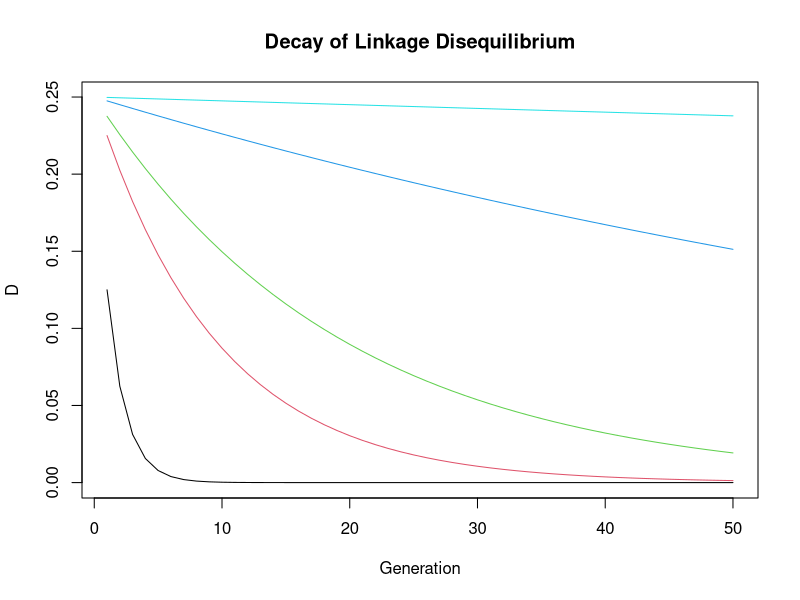
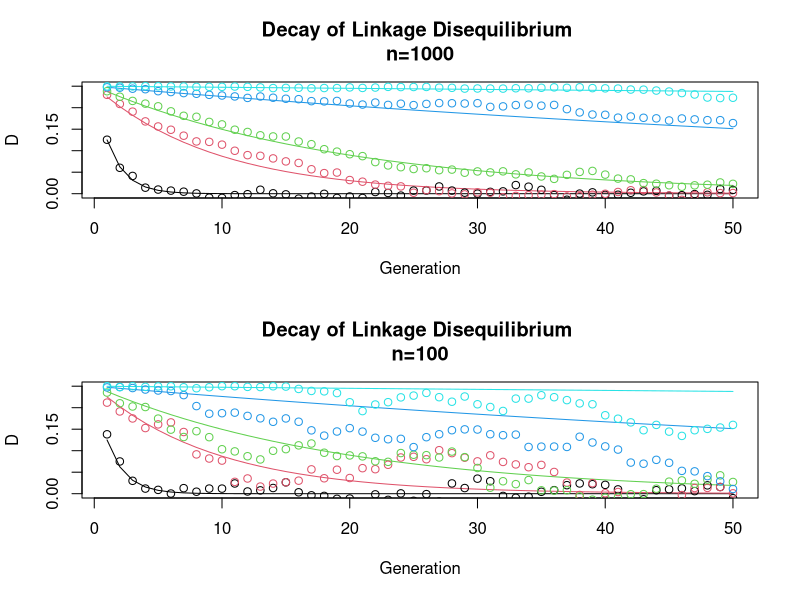

Source code (R) for these figures, in order:
## ---- chunk 1
Do <-.25
r <-c(.001,.01,.05,.1,.5)
r <-rev(r) # simple way to reverse order of elements; not needed if they had been input from largest to smallest
t <-c(1:50)
D <- sapply(r, function(x) Do*(1-x)^t )
matplot(D, type="l",main="Decay of Linkage Disequilibrium", xlab ="Generation", ylab="D",lty=1)
## ---- chunk 2
Dfin <- function(n){

n2 <-2*n

d <-matrix(0,50,5)
for (nr in 1:5){

a <-cbind(rep(0,n),rep(0,n))
b <-cbind(rep(1,n),rep(1,n))
gametes <-rbind(a,b)
newpop <-matrix(0,n2,2)
diploid <-matrix(0,2,2)
for (j in 1:50){
##n <-as.integer(rnorm(1,n,n/10))
##n2 <-2*n
k <-1
for (i in 1:n2){ 
  diploid <-gametes[sample(nrow(gametes),size=2,replace=TRUE),]
  rprob <-sample(runif(100,0,100),size=1)/100
  if (rprob>r[nr]){
		newpop[k,] <-diploid[sample(nrow(diploid),size=1),]
		k <-k+1} else{
		temp <- diploid[1,2]
		diploid[1,2] <- diploid[2,2]
		diploid[2,2] <- temp 
		newpop[k,] <- diploid[sample(nrow(diploid),size=1),]
k <-k+1}
	#print(diploid)
}
gamnum <-as.data.frame(table(newpop[,1], newpop[,2]))
gamfreq <-gamnum$Freq/n2
d[j,nr]<-gamfreq[1]*gamfreq[4]-gamfreq[2]*gamfreq[3]
gametes <-newpop
}
}
matplot(D, type="l",main=paste("Decay of Linkage Disequilibrium ","\n", "n=",n,sep=""), xlab ="Generation", ylab="D",lty=1)
for(j in 1:5){
	points(t,d[,j],col=j)
}
}
## ---- chunk 3
par(mfrow=c(2,1)) #create two panels in the plot window
sapply(c(1000,100),Dfin) # Do two simulations, one with N=1000 and one with N=100
par(mfrow=c(1,1)) #restore single graphic panel
